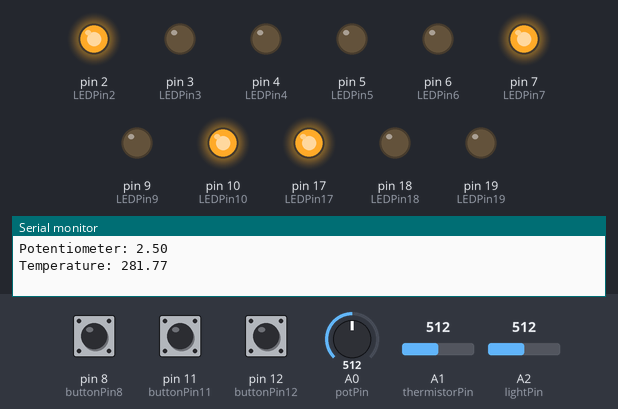
This sketch was run on a simulated Arduino Uno, built with avr-gcc and run on an emulated ATmega328P. On the bench: output pins drawn as LEDs (lit = HIGH), the last lines printed to the serial monitor. Dashed ring = blinking. The test bench sets the inputs (shaded band); at power-on: A2 (lightPin) = 512, A1 (thermistorPin) = 512, pin 12 (buttonPin12) LOW, pin 8 (buttonPin8) LOW, pin 11 (buttonPin11) LOW, A0 (potPin) = 512.

Above: at 1.5 s.
1.6 s: A2 (lightPin) set to 715
9.9 s: A2 (lightPin) set to 748
At 18.4 s:
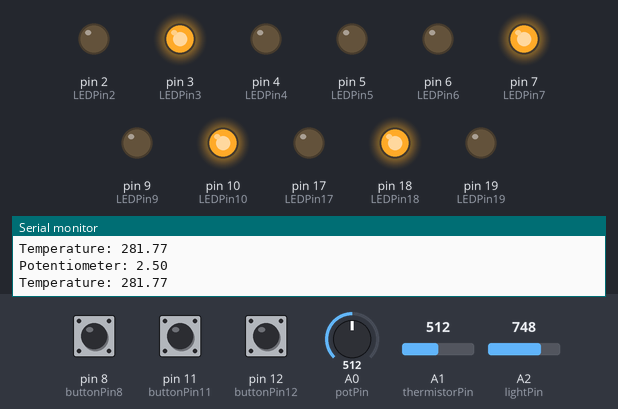
18.6 s: A1 (thermistorPin) set to 900
27.1 s: pin 12 (buttonPin12) pulled HIGH for 0.15 s
At 35.25 s:
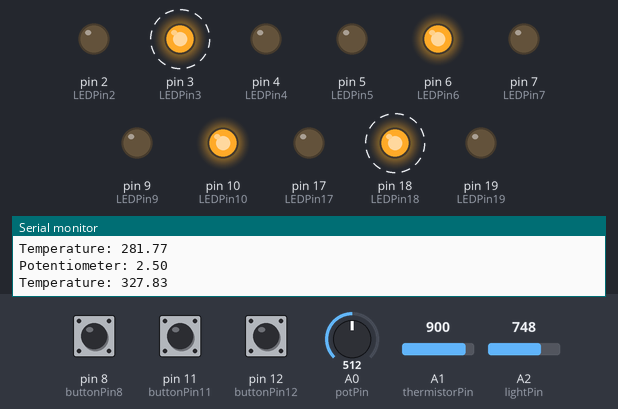
36.0 s: pin 12 (buttonPin12) pulled HIGH for 1 s
At 46.1 s:
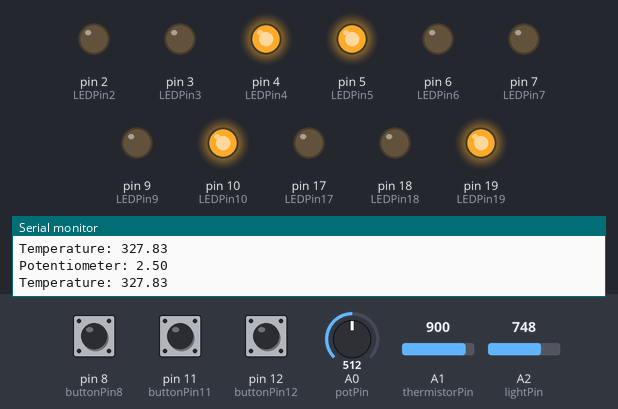
Timing chart, 0 to 46.7 s (numbered marks = the images above; inputs shaded):
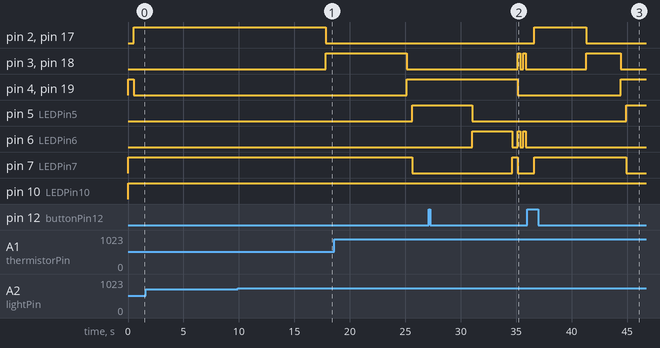

Measured:
- the behaviour switches between 730 and 731 on A2 (lightPin) (found by bisection; images 0 and 1)
- after the input at 9.9 s, pin 2 (LEDPin2), pin 17 (LEDPin17): HIGH → LOW after 7.9 s; pin 3 (LEDPin3), pin 18 (LEDPin18): LOW → HIGH after 7.9 s
- after the input at 27.1 s, pin 2 (LEDPin2), pin 17 (LEDPin17): stays LOW (without the input it goes to HIGH after 8.5 s); pin 3 (LEDPin3), pin 18 (LEDPin18): alternates HIGH for 0.25 s and LOW for 0.25 s, starting after 8.0 s; pin 4 (LEDPin4), pin 19 (LEDPin19): HIGH → LOW after 8.0 s instead of 8.5 s
- after the input at 36.0 s, pin 2 (LEDPin2), pin 17 (LEDPin17): LOW → HIGH after 0.63 s, → LOW 4.7 s later; pin 4 (LEDPin4), pin 19 (LEDPin19): LOW → HIGH after 8.4 s; pin 5 (LEDPin5): LOW → HIGH after 8.9 s; pin 6 (LEDPin6): stops changing and stays LOW; pin 7 (LEDPin7): LOW → HIGH after 0.63 s, → LOW 8.3 s later

The sketch:

Traffic_Light.ino
```cpp
// AUTHOR: CHRISTOPHER CANDY
// This program is designed to implement a traffic light
// system. This system supports road works, emergency
// vehicles, pedestrians, temperature changes, light
// levels and calibration via a potentiometer.

/*******FUNCTIONAL PROTOTYPES********/
void initialisation();
void lightSet1();
void lightSet2();
void pedestrianCrossing();
boolean emergencyService();
boolean roadWorks();
void getCalibration();
boolean getLight();
double getTemperature();

/**********GLOBAL VARIABLES**********/
const int potPin = 0;
const int thermistorPin = 1;
const int lightPin = 2;

const int LEDPin2 = 2;
const int LEDPin3 = 3;
const int LEDPin4 = 4;
const int LEDPin5 = 5;
const int LEDPin6 = 6;
const int LEDPin7 = 7;
const int buttonPin8 = 8;
const int LEDPin9 = 9;
const int LEDPin10 = 10;
const int buttonPin11 = 11;
const int buttonPin12 = 12;
const int LEDPin17 = 17;
const int LEDPin18 = 18;
const int LEDPin19 = 19;

int pedBut;
int emergencyButton;
int roadWorksButton;

double c1 = 1.346239e-03, c2 = 2.309426e-04, c3 = 9.815900e-08;
double voltage;
int vin = 5;
double R1;
double R2 = 10000.0;
double temperature = 0;
double lightLevel;

int lightDelay = 500;
boolean crossing = false;
boolean works = false;
boolean emergency = false;

void setup()
{
  Serial.begin(9600);
  pinMode(LEDPin2, OUTPUT);
  pinMode(LEDPin3, OUTPUT);
  pinMode(LEDPin4, OUTPUT);
  pinMode(LEDPin5, OUTPUT);
  pinMode(LEDPin6, OUTPUT);
  pinMode(LEDPin7, OUTPUT);
  pinMode(buttonPin8, INPUT);
  pinMode(LEDPin9, OUTPUT);
  pinMode(LEDPin10, OUTPUT);
  pinMode(buttonPin11, INPUT);
  pinMode(buttonPin12, INPUT);
  pinMode(LEDPin17, OUTPUT);
  pinMode(LEDPin18, OUTPUT);
  pinMode(LEDPin19, OUTPUT);
}// end setup

void loop()
{
  // All traffic lights are initialised to red
  initialisation();

  while(works == true)
  {
    works = roadWorks(); // This is true when the road works button is pressed.
  }

  while(emergency == true)
  {
    emergency = emergencyService(); // This is true when the emergency button is pressed.
  }

  delay(lightDelay);

  lightSet1(); // Runs the first set of LEDs
  delay(lightDelay);

  while(emergency == true)
  {
    emergency = emergencyService();
  }

  if(crossing == true)
  {
    pedestrianCrossing(); // This is true when the pedestrian button is pressed.
  }
  else
    if(crossing == false)
    {
      lightSet2(); // Runs the second set of LEDs
    }
  delay(lightDelay);

}// end loop

void initialisation()
{
  digitalWrite(LEDPin4, HIGH);
  digitalWrite(LEDPin7, HIGH);
  digitalWrite(LEDPin10, HIGH);
  digitalWrite(LEDPin19, HIGH);
}// end initialisation

void lightSet1()
{
  digitalWrite(LEDPin7, HIGH);
  digitalWrite(LEDPin4, LOW);
  digitalWrite(LEDPin19, LOW);

  do
  {
    getCalibration(); // Potentiometer reading is checked.
    temperature = getTemperature();
    lightLevel = getLight();

    for(int i = 0; i < (10 + (10 * voltage)); i++)
    {
      // Green lights turn on
      digitalWrite(LEDPin2, HIGH);
      digitalWrite(LEDPin17, HIGH);
      delay(100);
      pedBut = digitalRead(buttonPin8);
      emergencyButton = digitalRead(buttonPin11);
      roadWorksButton = digitalRead(buttonPin12);

      if(roadWorksButton == 1)
      {
        works = true; // return true if road works button is pressed
      }

      if(emergencyButton == 1)
      {
        emergency = true; // return true if emergency button is pressed
      }

      if(pedBut == 1)
      {
        crossing = true; // return true if pedestrian button is pressed
      }
      pedBut = digitalRead(buttonPin8);
    }
  }while(crossing == false && works == false && emergency == false && lightLevel == false);

  // Green lights turn off
  digitalWrite(LEDPin2, LOW);
  digitalWrite(LEDPin17, LOW);

  for(int j = 0; j < (6 + (6 * voltage) + temperature); j++)
  {
    // Yellow lights turn on
    digitalWrite(LEDPin3, HIGH);
    digitalWrite(LEDPin18, HIGH);
    delay(100);
  }
  // Yellow lights turn off and red lights turn on
  digitalWrite(LEDPin3, LOW);
  digitalWrite(LEDPin18, LOW);
  digitalWrite(LEDPin4, HIGH);
  digitalWrite(LEDPin19, HIGH);
}// end lightSet1

void lightSet2()
{
  getCalibration(); // Potentiometer reading is checked.
  temperature = getTemperature();
  int pedBut;

  for(int j = 0; j < (10 + (10 * voltage)); j++)
  {
    // Green light turn on
    digitalWrite(LEDPin7, LOW);
    digitalWrite(LEDPin5, HIGH);
    delay(100);
    pedBut = digitalRead(buttonPin8);
    emergencyButton = digitalRead(buttonPin11);
    roadWorksButton = digitalRead(buttonPin12);

    if(pedBut == 1)
    {
      crossing = true;
    }
    if(emergencyButton == 1)
    {
      emergency = true;
    }
    if(roadWorksButton == 1)
    {
      works = true;
    }
  }
  // Green light turn off
  digitalWrite(LEDPin5, LOW);

  for(int k = 0; k < (6 + (6 * voltage) + temperature); k++)
  {
    // Yellow light turn on
    digitalWrite(LEDPin6, HIGH);
    delay(100);
    pedBut = digitalRead(buttonPin8);

    if(pedBut == 1)
    {
      crossing = true;
    }
  }

  // Yellow lights turn off and red light turn on
  digitalWrite(LEDPin6, LOW);
  digitalWrite(LEDPin7, HIGH);
}// end lightSet2

void pedestrianCrossing()
{
  getCalibration(); // Potentiometer reading is checked.
  temperature = getTemperature();
  crossing = false;

  // Pedestrian light and traffic light have red light turn off
  // and green turn on
  digitalWrite(LEDPin7, LOW);
  digitalWrite(LEDPin5, HIGH);

  for(int j = 0; j < (7 + (7 * voltage)); j++)
  {
    digitalWrite(LEDPin9, HIGH);
    digitalWrite(LEDPin10, LOW);
    delay(100);
  }
  digitalWrite(LEDPin9, LOW);

  for(int k = 0; k < (1 + (1 * voltage)); k++)
  {
    // Flash pedestrian light red before turning off
    digitalWrite(LEDPin10, HIGH);
    delay(250);
    digitalWrite(LEDPin10, LOW);
    delay(250);
  }
  digitalWrite(LEDPin5, LOW);
  digitalWrite(LEDPin10, HIGH);

  for(int k = 0; k < (6 + (6 * voltage)); k++)
  {
    digitalWrite(LEDPin6, HIGH);
    delay(100);
  }

  digitalWrite(LEDPin6, LOW);
  digitalWrite(LEDPin7, HIGH);

  delay(lightDelay);
}// end pedestrianCrossing

boolean emergencyService()
{
  // Turn all lights red until emergency button is pressed again
  digitalWrite(LEDPin4, HIGH);
  digitalWrite(LEDPin7, HIGH);
  digitalWrite(LEDPin19, HIGH);

  emergencyButton = digitalRead(buttonPin11);

  if(emergencyButton == 1)
    return(false);
  else
    return(true);
}// end emergencyService

boolean roadWorks()
{
  // Flash all lights orange until road works button is pressed again
  digitalWrite(LEDPin4, LOW);
  digitalWrite(LEDPin7, LOW);
  digitalWrite(LEDPin19, LOW);

  for(int i = 0; i < (1 + (1 * voltage)); i++)
  {
    digitalWrite(LEDPin3, HIGH);
    digitalWrite(LEDPin6, HIGH);
    digitalWrite(LEDPin18, HIGH);
    delay(250);
    digitalWrite(LEDPin3, LOW);
    digitalWrite(LEDPin6, LOW);
    digitalWrite(LEDPin18, LOW);
    delay(250);

    roadWorksButton = digitalRead(buttonPin12);

    if(roadWorksButton == 1)
      return(false);
    else
      return(true);
  }
}// end roadWorks

void getCalibration()
{
  // Read potentiometer voltage
  double calibration = analogRead(potPin);

  voltage = ((calibration + 1) * 5) / 1024.0, 3;

  Serial.print("Potentiometer: ");
  Serial.println(voltage);
}// end getCalibration

boolean getLight()
{
  // Read light levels. This affects the main road option
  int light = analogRead(lightPin);

  voltage = ((light + 1) * vin) / 1024.0, 3;
  R1 = ((vin * R2) / voltage) - R2;

  if(R1 < 4000)
    return(true);
  else
    return(false);
}// end getLight

double getTemperature()
{
  // Read temperature in Kelvin
  double logRt;
  double T;
  int tempRange;
  int tempRead = analogRead(thermistorPin);

  voltage = ((tempRead + 1) * vin) / 1024.0, 3;
  R1 = (vin * R2) / voltage - R2;
  logRt = log(R1);
  T = (1.0 / (c1 + (c2 * logRt) + (c3 * logRt * logRt * logRt)));

  if(T > 295 && T <= 298)
    tempRange = 1;
  else
    if(T > 298 && T <= 301)
      tempRange = 2;
  else
    if(T > 301)
      tempRange = 3;

  Serial.print("Temperature: ");
  Serial.println(T);

  return tempRange;
}// end getTemperature
```
